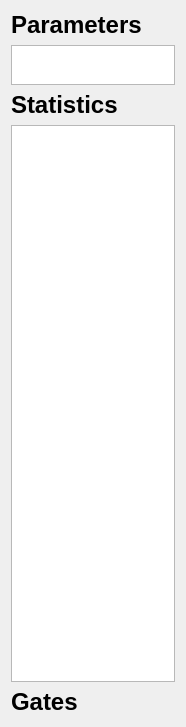
<?xml version="1.0" encoding="UTF-8"?>
<ui version="4.0">
 <class>InformationPanel</class>
 <widget class="QWidget" name="InformationPanel">
  <property name="geometry">
   <rect>
    <x>0</x>
    <y>0</y>
    <width>186</width>
    <height>727</height>
   </rect>
  </property>
  <property name="windowTitle">
   <string>Form</string>
  </property>
  <layout class="QGridLayout" name="gridLayout">
   <item row="3" column="0">
    <widget class="QTableWidget" name="pStatTable">
     <property name="selectionMode">
      <enum>QAbstractItemView::NoSelection</enum>
     </property>
     <property name="selectionBehavior">
      <enum>QAbstractItemView::SelectRows</enum>
     </property>
     <attribute name="horizontalHeaderVisible">
      <bool>false</bool>
     </attribute>
     <attribute name="horizontalHeaderStretchLastSection">
      <bool>true</bool>
     </attribute>
     <attribute name="verticalHeaderVisible">
      <bool>false</bool>
     </attribute>
     <attribute name="verticalHeaderDefaultSectionSize">
      <number>30</number>
     </attribute>
    </widget>
   </item>
   <item row="2" column="0">
    <widget class="QLabel" name="pStatLabel">
     <property name="text">
      <string>&lt;h1&gt;Statistics&lt;/h1&gt;</string>
     </property>
     <property name="buddy">
      <cstring>pStatTable</cstring>
     </property>
    </widget>
   </item>
   <item row="1" column="0">
    <widget class="QListWidget" name="pParamList">
     <property name="maximumSize">
      <size>
       <width>16777215</width>
       <height>40</height>
      </size>
     </property>
    </widget>
   </item>
   <item row="0" column="0">
    <widget class="QLabel" name="pParamLabel">
     <property name="text">
      <string>&lt;h1&gt;Parameters&lt;/h1&gt;</string>
     </property>
     <property name="buddy">
      <cstring>pParamList</cstring>
     </property>
    </widget>
   </item>
   <item row="4" column="0">
    <widget class="QLabel" name="label">
     <property name="text">
      <string>&lt;h1&gt;Gates&lt;/h1&gt;</string>
     </property>
    </widget>
   </item>
  </layout>
 </widget>
 <resources/>
 <connections/>
</ui>
